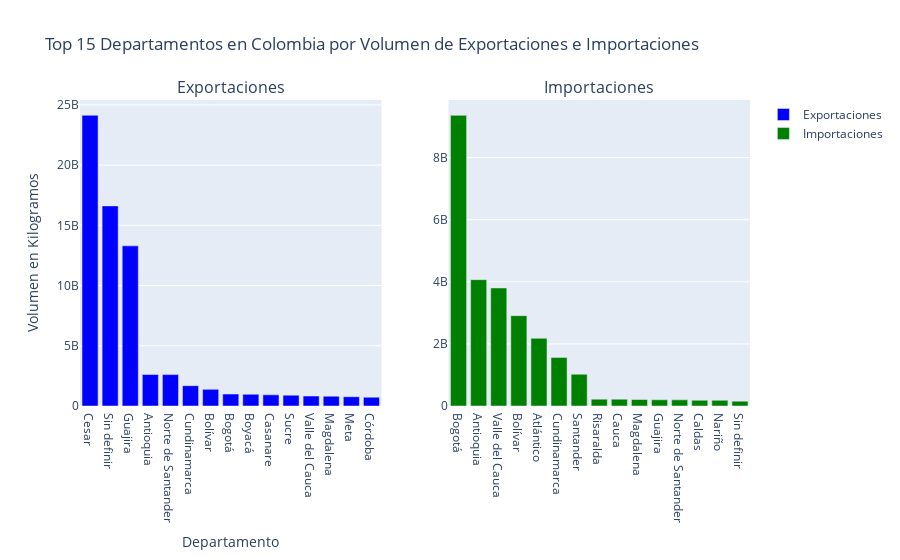

This figure's notebook cell:
### Code cell
# Working with the top 15 exports
top_departamentos_export = (
    df_exports.groupby('Departamento origen')['Kilogramos netos']
    .sum()
    .nlargest(15)
    .reset_index()
)

# Working with the top 15 imports
top_departamentos_import = (
    df_imports.groupby('Departamento destino')['Kilogramos netos']
    .sum()
    .nlargest(15)
    .reset_index()
)

# subplots: one graph for exports y another one for Imports
fig_import_export = make_subplots(rows=1, cols=2, subplot_titles=("Exportaciones", "Importaciones"))

# Creating Graph Exports
fig_import_export.add_trace(
    go.Bar(
        x=top_departamentos_export['Departamento origen'],
        y=top_departamentos_export['Kilogramos netos'],
        name="Exportaciones",
        marker_color='blue'
    ),
    row=1, col=1
)

#Graph Properties
fig_import_export.add_trace(
    go.Bar(
        x=top_departamentos_import['Departamento destino'],
        y=top_departamentos_import['Kilogramos netos'],
        name="Importaciones",
        marker_color='green'
    ),
    row=1, col=2
)

# Names
fig_import_export.update_layout(
    title="Top 15 Departamentos en Colombia por Volumen de Exportaciones e Importaciones",
    xaxis_title="Departamento",
    yaxis_title="Volumen en Kilogramos"
)

#Show graph
fig_import_export.show()
fig_import_export.write_html('graphics/fig_import_export.html')

### Figure 1 — Plotly figure (JSON) as saved in the notebook; plotly's stock layout.template omitted (floating-point values rounded to 4 significant figures)
{"data": [{"marker": {"color": "blue"}, "name": "Exportaciones", "type": "bar", "x": ["Cesar", "Sin definir", "Guajira", "Antioquia", "Norte de Santander", "Cundinamarca", "Bolívar", "Bogotá", "Boyacá", "Casanare", "Sucre", "Valle del Cauca", "Magdalena", "Meta", "Córdoba"], "xaxis": "x", "y": [24130000000.0, 16610000000.0, 13295639504, 2615000000.0, 2606000000.0, 1687000000.0, 1382000000.0, 991300000.0, 971800000.0, 926300000.0, 900000000.0, 829700000.0, 814300000.0, 771400000.0, 730100000.0], "yaxis": "y"}, {"marker": {"color": "green"}, "name": "Importaciones", "type": "bar", "x": ["Bogotá", "Antioquia", "Valle del Cauca", "Bolívar", "Atlántico", "Cundinamarca", "Santander", "Risaralda", "Cauca", "Magdalena", "Guajira", "Norte de Santander", "Caldas", "Nariño", "Sin definir"], "xaxis": "x2", "y": [9363000000.0, 4069000000.0, 3801000000.0, 2911000000.0, 2180000000.0, 1566000000.0, 1023000000.0, 219900000.0, 218900000.0, 209200000.0, 200700000.0, 197600000.0, 183800000.0, 183200000.0, 155800000.0], "yaxis": "y2"}], "layout": {"annotations": [{"font": {"size": 16}, "showarrow": false, "text": "Exportaciones", "x": 0.225, "xanchor": "center", "xref": "paper", "y": 1, "yanchor": "bottom", "yref": "paper"}, {"font": {"size": 16}, "showarrow": false, "text": "Importaciones", "x": 0.775, "xanchor": "center", "xref": "paper", "y": 1, "yanchor": "bottom", "yref": "paper"}], "title": {"text": "Top 15 Departamentos en Colombia por Volumen de Exportaciones e Importaciones"}, "xaxis": {"anchor": "y", "domain": [0, 0.45], "title": {"text": "Departamento"}}, "xaxis2": {"anchor": "y2", "domain": [0.55, 1]}, "yaxis": {"anchor": "x", "domain": [0, 1], "title": {"text": "Volumen en Kilogramos"}}, "yaxis2": {"anchor": "x2", "domain": [0, 1]}}}
